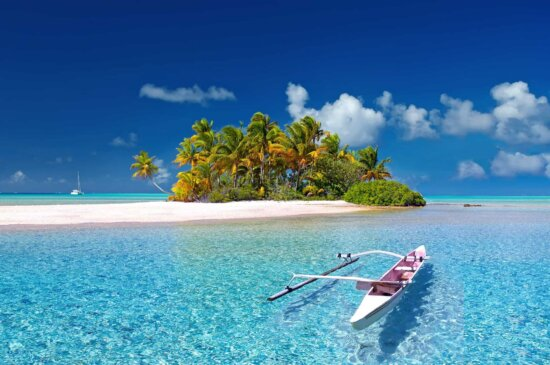
#> input picture Homeworks/sample.jpg, 550 x 365 px
$ jupyter execute Homework-5question.ipynb   (older library calls are emulated)
#> lines starting #> are read from the running program, lines starting #| are printed output that depends on the picture
[cell 1]
import cv2
import numpy as np
img = cv2.imread('sample.jpg')
#> img is the input picture: shape (365, 550, 3); mean B, G, R 163.4, 128.3, 72.8
for gamma in [3.0, 4.0, 5.0]:
    gamma_corrected = np.array(255*(img / 255) ** gamma, dtype = 'uint8')
    cv2.imwrite('gamma_transformed'+str(gamma)+'.jpg', gamma_corrected)
#> this loop made 3 passes
#> pass 1, `gamma_corrected = np.array(255*(img / 255) ** gamma, dtype = 'uint8')`:
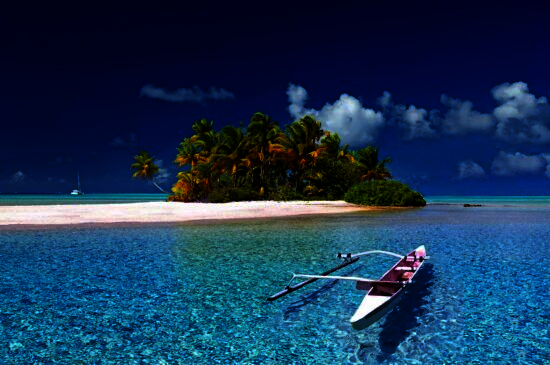
#> gamma_corrected: shape (365, 550, 3); mean B, G, R 84.6, 52.3, 21.8

[cell 2]
import cv2
import matplotlib.pyplot as plt
img_bgr = cv2.imread('sample.jpg', 1)
plt.imshow(img_bgr)
plt.show()
color = ('b', 'g', 'r')
for i, col in enumerate(color):
    histr = cv2.calcHist([img_bgr],
                         [i], None,
                         [256],
                         [0, 256])
    plt.plot(histr, color = col)
    plt.xlim([0, 256])
plt.show()
#> figure, not shown here; curve peaks at x = 121, y = 3587; curve peaks at x = 50, y = 5256; curve peaks at x = 6, y = 12871
height, width, _ = img_bgr.shape
#> height = 365; width = 550
for i in range(0, height - 1):
    for j in range(0, width - 1):
        pixel = img_bgr[i, j]
        pixel[0] = 255 - pixel[0]
        pixel[1] = 255 - pixel[1]
        pixel[2] = 255 - pixel[2]
        img_bgr[i, j] = pixel
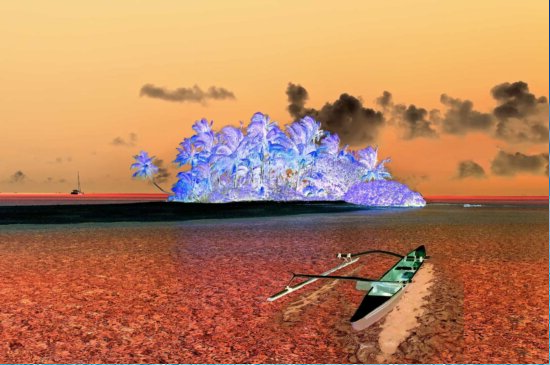
#> img_bgr: shape (365, 550, 3); mean B, G, R 92.3, 127, 181.8
plt.imshow(img_bgr)
plt.show()
color = ('b', 'g', 'r')
for i, col in enumerate(color):
    histr = cv2.calcHist([img_bgr],
                         [i], None,
                         [256],
                         [0, 256])
    plt.plot(histr, color = col)
    plt.xlim([0, 256])
plt.show()
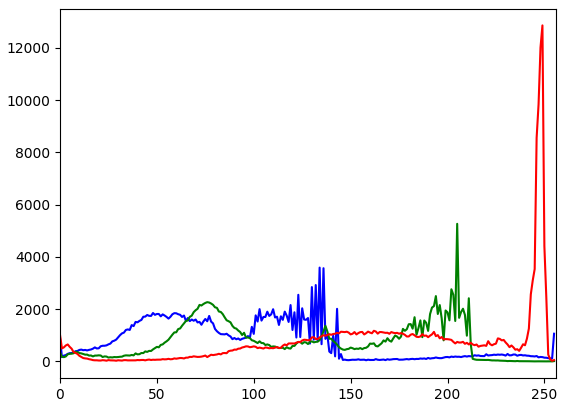
#> figure drawn by matplotlib, 1 panel; curve peaks at x = 134, y = 3588; curve peaks at x = 205, y = 5263; curve peaks at x = 249, y = 12854

[cell 3]
import cv2
import numpy as np
image = cv2.imread('C:/Users/Yavuz/Desktop/Image_Processing/Homeworks/yazi.jpg', flags=cv2.IMREAD_COLOR)
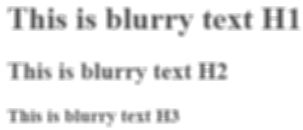
#> input picture Homeworks/yazi.jpg, 303 x 130 px, found by its file name
#> image is the input picture: shape (130, 303, 3); min 79, max 255, mean 236.7
cv2.imshow('Sharp', image)
cv2.waitKey()
cv2.destroyAllWindows()
kernel = np.array([[0, -1, 0],
                   [-1, 5,-1],
                   [0, -1, 0]])
image_sharp = cv2.filter2D(src=image, ddepth=-1, kernel=kernel)
cv2.imshow('Sharpened', image_sharp)
cv2.waitKey()
cv2.destroyAllWindows()

[cell 4]
import cv2
import numpy as np
from matplotlib import pyplot as plt
img0 = cv2.imread('sample.jpg',)
gray = cv2.cvtColor(img0, cv2.COLOR_BGR2GRAY)
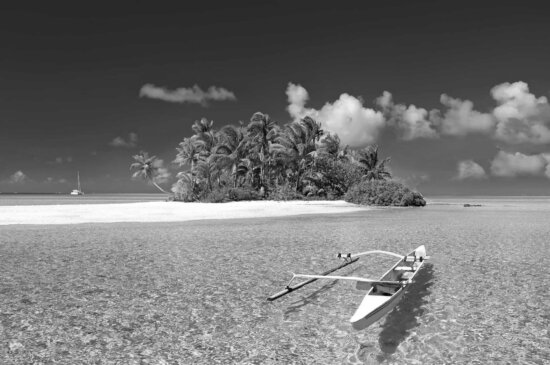
#> gray: shape (365, 550); min 3, max 255, mean 115.7
img = cv2.GaussianBlur(gray,(3,3),0)
#> img: shape (365, 550)
laplacian = cv2.Laplacian(img,cv2.CV_64F)
sobelx = cv2.Sobel(img,cv2.CV_64F,1,0,ksize=5)  # x
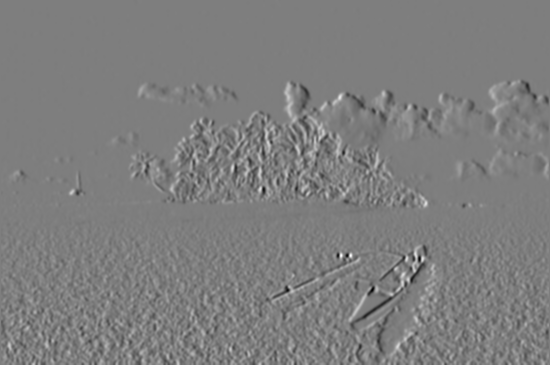
#> sobelx: shape (365, 550) float64; min -5626, max 5741, mean 3.7; drawn with min black and max white
sobely = cv2.Sobel(img,cv2.CV_64F,0,1,ksize=5)  # y
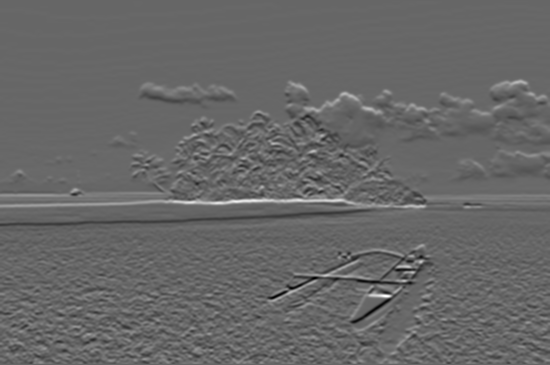
#> sobely: shape (365, 550) float64; min -6022, max 8892, mean 41.3; drawn with min black and max white
plt.subplot(2,2,1),plt.imshow(img,cmap = 'gray')
plt.title('Original'), plt.xticks([]), plt.yticks([])
plt.subplot(2,2,3),plt.imshow(sobelx,cmap = 'gray')
plt.title('Sobel X'), plt.xticks([]), plt.yticks([])
plt.subplot(2,2,4),plt.imshow(sobely,cmap = 'gray')
plt.title('Sobel Y'), plt.xticks([]), plt.yticks([])
plt.show()

[cell 5]
import cv2
import numpy as np
img = cv2.imread('sample.jpg',0)
#> img: shape (365, 550); min 0, max 255, mean 115.7
img = img/255
cv2.imshow('original image', img)
cv2.waitKey(0)
cv2.destroyAllWindows()
x,y = img.shape
#> x = 365; y = 550
g = np.zeros((x,y), dtype=np.float32)
pepper = 0.1
salt = 0.95
for i in range(x):
    for j in range(y):
        rdn = np.random.random()
        if rdn < pepper:
            g[i][j] = 0
        elif rdn > salt:
            g[i][j] = 1
        else:
            g[i][j] = img[i][j]
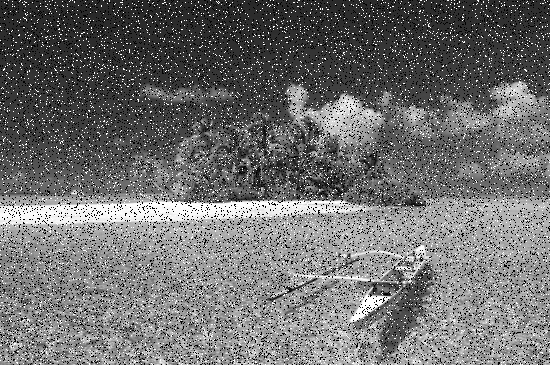
#> g: shape (365, 550) float32; min 0, max 1, mean 0.436
cv2.imshow('image with noise', g)
cv2.waitKey(0)
cv2.destroyAllWindows()
from skimage import img_as_ubyte
cv2.imwrite('5percent.jpg', img_as_ubyte(g))
#> Out = True

[cell 6]
import cv2
import numpy as np
img = cv2.imread('sample.jpg')
gray = cv2.cvtColor(img, cv2.COLOR_BGR2GRAY)
img_gaussian = cv2.GaussianBlur(gray,(3,3),0)
kernelx = np.array([[1,1,1],[0,0,0],[-1,-1,-1]])
kernely = np.array([[-1,0,1],[-1,0,1],[-1,0,1]])
img_prewittx = cv2.filter2D(img_gaussian, -1, kernelx)
img_prewitty = cv2.filter2D(img_gaussian, -1, kernely)
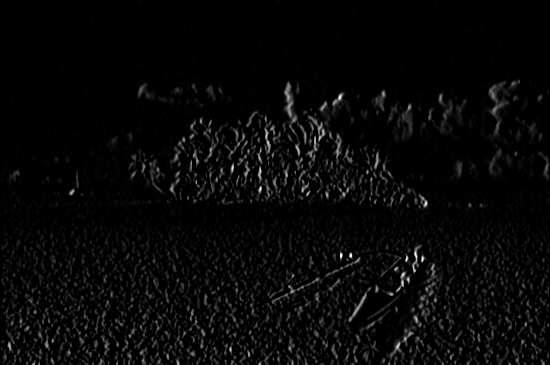
#> img_prewitty: shape (365, 550); min 0, max 255, mean 7.7
cv2.imshow("Prewitt X", img_prewittx)
cv2.imshow("Prewitt Y", img_prewitty)
cv2.imshow("Prewitt", img_prewittx + img_prewitty)
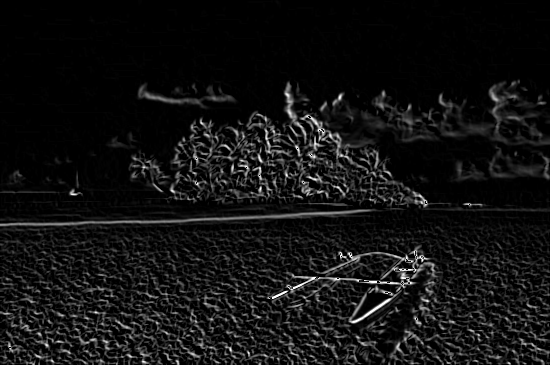
#> window 'Prewitt': shape (365, 550); min 0, max 255, mean 17.8
cv2.waitKey(0)
cv2.destroyAllWindows()
